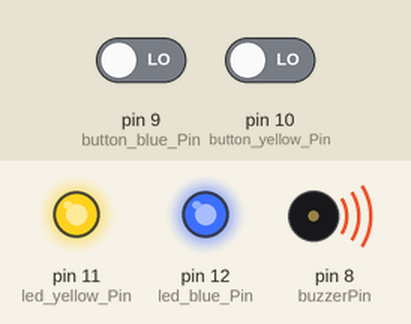
Simulated run of this sketch. Board: Arduino Uno, built with avr-gcc and run on an emulated ATmega328P. Shown: output pins drawn as LEDs (lit = HIGH), buzzer (waves = sounding). The inputs (shaded band) are chosen by the test bench; at power-on: pin 9 (button_blue_Pin) LOW, pin 10 (button_yellow_Pin) LOW. What the sketch prints to the serial monitor is not drawn.

Above: at 1.2 s.
1.3 s: pin 9 (button_blue_Pin) driven HIGH and pin 10 (button_yellow_Pin) driven HIGH
15.3 s: pin 9 (button_blue_Pin) driven LOW
At 16.8 s:
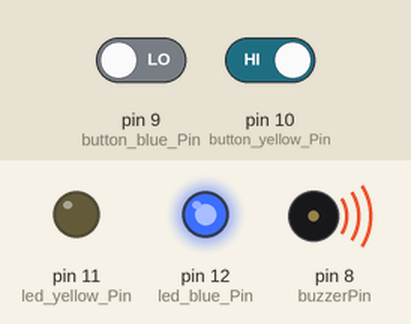
29.3 s: pin 9 (button_blue_Pin) driven HIGH
At 34.2 s:
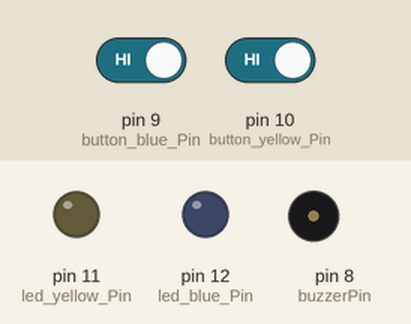
41.6 s: pin 10 (button_yellow_Pin) driven LOW
At 42.1 s:
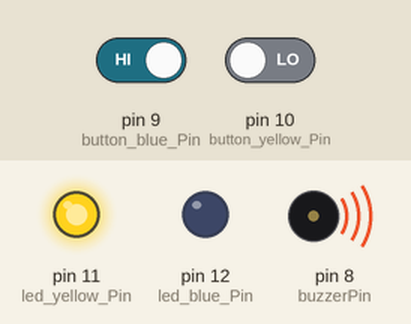
55.1 s: pin 10 (button_yellow_Pin) driven HIGH
At 59.5 s:
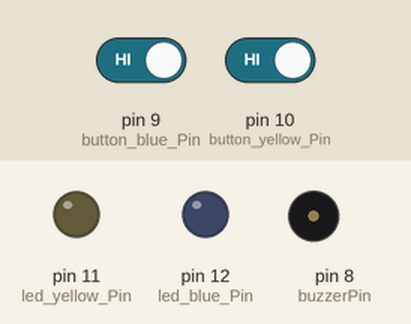
Timing chart, 0 to 61.0 s (numbered marks = the images above; inputs shaded):
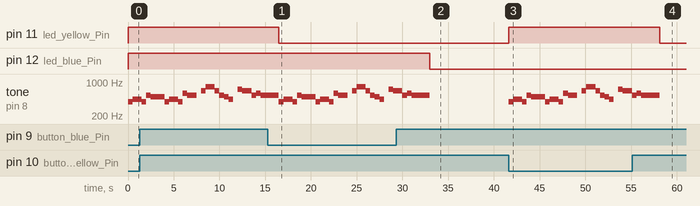

The sketch:

08-exercise.ino
```cpp
// definiing the musical notes
#define DO 264
#define RE 297
#define MI 330
#define FA 352
#define SOL 396
#define LA 440
#define SI 495
#define D 500
#define N 29

int musical_notes[][2] = {
  {SOL, D/2}, {SOL, D/2}, {LA, D*2}, {SOL, D}, {DO*2, D},
  {SI, D*3}, {SOL, D/2}, {SOL, D/2}, {LA, D*2}, {SOL, D},
  {RE*2, D}, {DO*2, D}, {DO*2, D}, {0, D},
  {MI*2, D/2}, {MI*2, D/2}, {SOL*2, D*2}, {MI*2, D},
  {DO*2, D}, {SI, D}, {LA, D}, {0, D},
  {FA*2, D/2}, {FA*2, D/2}, {MI*2, D*2}, {DO*2, D},
  {RE*2, D}, {DO*2, D}, {DO*2, D*3}
};

// defining the pins of the buttons, LEDs and buzzer
int duration;
int note;
int buzzerPin = 8;
int button_yellow_Pin = 10;
int led_yellow_Pin = 11;
int button_blue_Pin = 9;
int led_blue_Pin = 12;
int button_yellow_State = 0;
int button_blue_State = 0;

// the setup function runs once when you press reset or power the board
void setup() {
  // set the buttons pins as input and the LEDs and buzzer pins as output
  pinMode(buzzerPin, OUTPUT);
  pinMode(led_yellow_Pin, OUTPUT);
  pinMode(led_blue_Pin, OUTPUT);
  pinMode(button_yellow_Pin, INPUT);
  pinMode(button_blue_Pin, INPUT);
  // initialize serial communication at 9600 bits per second
  Serial.begin(9600);
}

// function that repeats indefinitely when the arduino is powered on
void loop() {
  // read the state of the buttons and turn on the corresponding LED if the button is pressed, otherwise turn it off
  button_yellow_State = digitalRead(button_yellow_Pin);
  Serial.println(button_yellow_State);

  button_blue_State = digitalRead(button_blue_Pin);
  Serial.println(button_blue_State);

  if (button_yellow_State == HIGH) {
    digitalWrite(led_yellow_Pin, LOW);
  } else {
    digitalWrite(led_yellow_Pin, HIGH);
  }

  if (button_blue_State == HIGH) {
    digitalWrite(led_blue_Pin, LOW);
  } else {
    digitalWrite(led_blue_Pin, HIGH);
  }

  // if any of the buttons is pressed, play the melody, otherwise turn off the buzzer
  if (button_yellow_State == LOW || button_blue_State == LOW) {
    for (int i = 0; i < N; i++) {
    note = musical_notes[i][0];
    duration = musical_notes[i][1];
    tone(buzzerPin, note, duration);
    delay(duration);
  }
} else {
  noTone(buzzerPin);
}
}
```

Measured:
- after the input at 15.3 s, pin 12 (led_blue_Pin): stays HIGH (without the input it goes to LOW after 1.2 s)
- after the input at 29.3 s, pin 12 (led_blue_Pin): HIGH → LOW after 3.7 s
- after the input at 41.6 s, pin 11 (led_yellow_Pin): LOW → HIGH at once; tone on pin 8 (buzzerPin): plays 396 Hz for 0.50 s, 440 Hz for 1.0 s, 396 Hz for 0.50 s, 528 Hz for 0.50 s, 495 Hz for 1.5 s, 396 Hz for 0.50 s … (18 notes in this stretch), starting at once
- after the input at 55.1 s, pin 11 (led_yellow_Pin): HIGH → LOW after 3.0 s
- by itself, tone on pin 8 (buzzerPin): plays 396 Hz for 0.50 s, 440 Hz for 1.0 s, 396 Hz for 0.50 s, 528 Hz for 0.50 s, 495 Hz for 1.5 s, 396 Hz for 0.50 s … (18 notes in this stretch)
